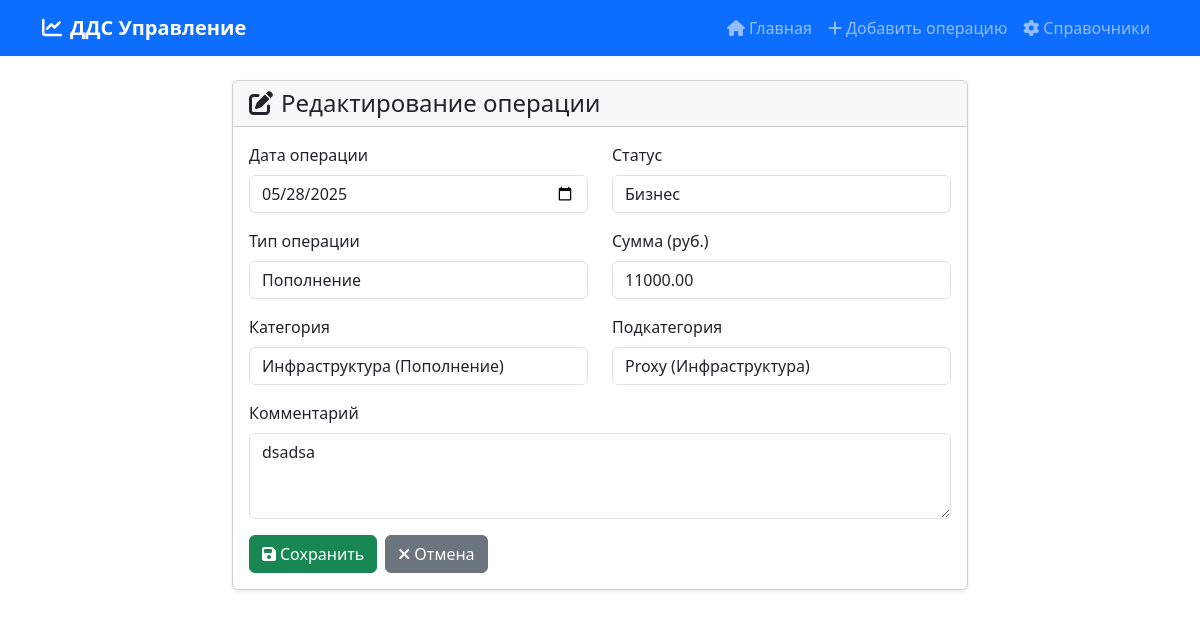
The page /transaction/1/edit/ on the database its author committed.
### dds/models.py (models this page shows, shortened)
class Transaction(models.Model):
    date = models.DateField(verbose_name="Дата операции")
    status = models.ForeignKey(
        Status,
        on_delete=models.PROTECT,
        verbose_name="Статус"
    )
    transaction_type = models.ForeignKey(
        TransactionType,
        on_delete=models.PROTECT,
        verbose_name="Тип операции"
    )
    category = models.ForeignKey(
        Category,
        on_delete=models.PROTECT,
        verbose_name="Категория"
    )
    subcategory = models.ForeignKey(
        SubCategory,
        on_delete=models.PROTECT,
        verbose_name="Подкатегория"
    )
    amount = models.DecimalField(
        max_digits=12,
        decimal_places=2,
        validators=[MinValueValidator(Decimal('0.01'))],
        verbose_name="Сумма (руб.)"
    )
    comment = models.TextField(
        blank=True,
        null=True,
        verbose_name="Комментарий"
    )
    created_at = models.DateTimeField(auto_now_add=True)
    updated_at = models.DateTimeField(auto_now=True)
    class Meta:
        verbose_name = "Операция ДДС"
        verbose_name_plural = "Операции ДДС"
        ordering = ['-date', '-created_at']

### dds/views.py (the view)
# urls.py: path('transaction/<int:pk>/edit/', views.transaction_update, name='transaction_update'),
def transaction_update(request, pk):
    transaction = get_object_or_404(Transaction, pk=pk)
    if request.method == 'POST':
        form = TransactionForm(request.POST, instance=transaction)
        if form.is_valid():
            form.save()
            messages.success(request, 'Операция успешно обновлена!')
            return redirect('dds:index')
    else:
        form = TransactionForm(instance=transaction)
    return render(request, 'dds/transaction_form.html', {
        'form': form,
        'title': 'Редактирование операции'
    })

### dds/models.py (called while the page is built)
    def __str__(self):
        return self.name

    def __str__(self):
        return self.name

    def __str__(self):
        return f"{self.name} ({self.transaction_type.name})"

    def __str__(self):
        return f"{self.name} ({self.category.name})"

### dds/templates/dds/transaction_form.html (shortened to what this page needs)
{% extends 'dds/base.html' %}
{% block content %}
<div class="row justify-content-center">
    <div class="col-lg-8">
        <div class="card">
            <div class="card-header">
                <h4 class="mb-0">
                    <i class="fas fa-{% if 'Создание' in title %}plus{% else %}edit{% endif %} me-2"></i>{{ title }}
                </h4>
            </div>
            <div class="card-body">
                <form method="post">
                    <div class="row">
                        <div class="col-md-6 mb-3">
                            <label for="{{ form.date.id_for_label }}" class="form-label">{{ form.date.label }}</label>
                            {{ form.date }}
                        </div>
                        <div class="col-md-6 mb-3">
                            <label for="{{ form.status.id_for_label }}" class="form-label">{{ form.status.label }}</label>
                            {{ form.status }}
                        </div>
                    </div>
                    <div class="row">
                        <div class="col-md-6 mb-3">
                            <label for="{{ form.transaction_type.id_for_label }}" class="form-label">{{ form.transaction_type.label }}</label>
                            {{ form.transaction_type }}
                        </div>
                        <div class="col-md-6 mb-3">
                            <label for="{{ form.amount.id_for_label }}" class="form-label">{{ form.amount.label }}</label>
                            {{ form.amount }}
                        </div>
                    </div>
                    <div class="row">
                        <div class="col-md-6 mb-3">
                            <label for="{{ form.category.id_for_label }}" class="form-label">{{ form.category.label }}</label>
                            {{ form.category }}
                        </div>
                        <div class="col-md-6 mb-3">
                            <label for="{{ form.subcategory.id_for_label }}" class="form-label">{{ form.subcategory.label }}</label>
                            {{ form.subcategory }}
                        </div>
                    </div>
                    <div class="mb-3">
                        <label for="{{ form.comment.id_for_label }}" class="form-label">{{ form.comment.label }}</label>
                        {{ form.comment }}
                    </div>
                    <div class="d-flex gap-2">
                        <button type="submit" class="btn btn-success">
                            <i class="fas fa-save me-1"></i>Сохранить
                        </button>
                        <a href="{% url 'dds:index' %}" class="btn btn-secondary">
                            <i class="fas fa-times me-1"></i>Отмена
                        </a>
                    </div>
                </form>
            </div>
        </div>
    </div>
</div>
{% endblock %}

### dds/templates/dds/base.html (style rules this page uses)
.card { box-shadow: 0 0.125rem 0.25rem rgba(0, 0, 0, 0.075); }

### rows shown on the page
Transaction: date "05/28/2025", status "Бизнес", transaction_type "Пополнение", amount "11000.00", category "Инфраструктура (Пополнение)", subcategory "Proxy (Инфраструктура)", comment "dsadsa"

### other values the page prints
{{ title }} "Редактирование операции"
